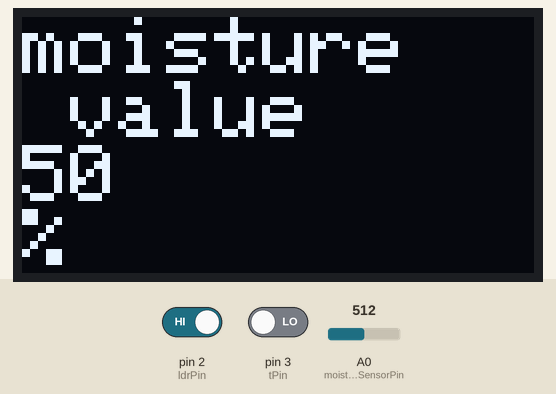
Bench run of a sketch on a simulated Arduino Uno, built with avr-gcc and run on an emulated ATmega328P. Parts: 128×64 one-colour display. The test bench sets the inputs (shaded band); at power-on: A0 (moistureSensorPin) = 512, pin 2 (ldrPin) HIGH, pin 3 (tPin) LOW.

Above: at 2.1 s.
2.2 s: A0 (moistureSensorPin) set to 538
At 4.8 s:
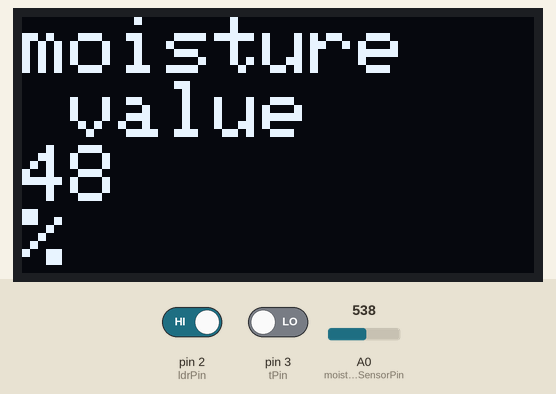
5.2 s: pin 2 (ldrPin) driven LOW
At 7.9 s:
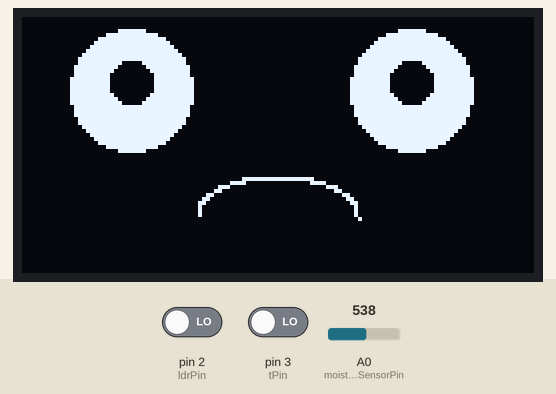
8.2 s: A0 (moistureSensorPin) set to 306
At 9.9 s:
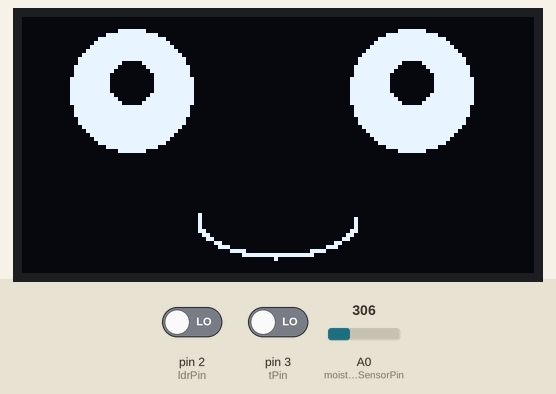
10.8 s: pin 3 (tPin) driven HIGH
At 14.3 s:
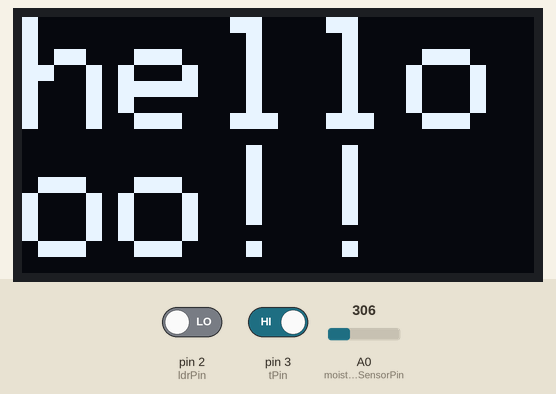
15.6 s: pin 2 (ldrPin) driven HIGH
At 20.2 s:
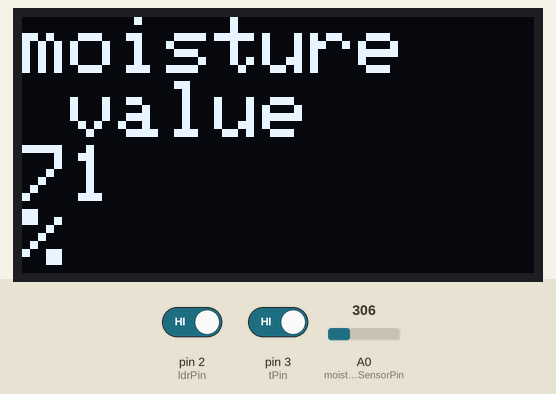
20.4 s: A0 (moistureSensorPin) set to 170
At 23.1 s:
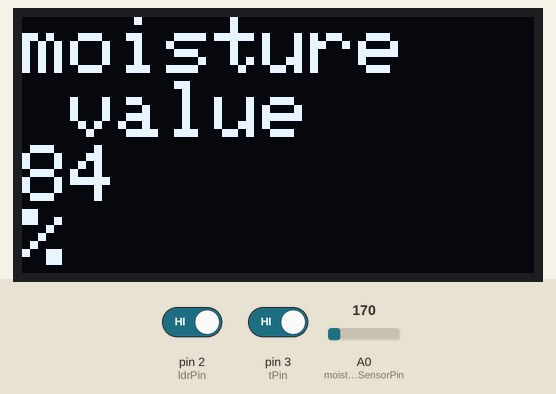
Timing chart, 0 to 24.6 s (numbered marks = the images above; inputs shaded):
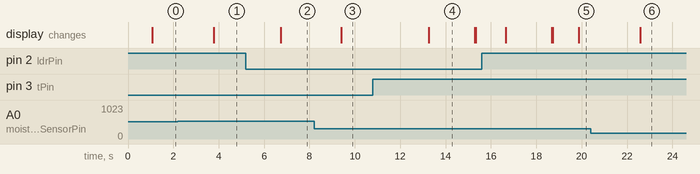

The sketch:

plantmaincode.ino
```cpp
 #include <Wire.h>
#include <Adafruit_GFX.h>
#include <Adafruit_SSD1306.h>

#define SCREEN_WIDTH 128
#define SCREEN_HEIGHT 64

const int ldrPin = 2; // LDR sensor pin
const int tPin = 3; // touch sensor pin
const int moistureSensorPin = A0;//moisture sensor


// Initialize with the I2C address of your OLED display (usually 0x3C)
Adafruit_SSD1306 display(SCREEN_WIDTH, SCREEN_HEIGHT, &Wire, -1);
bool eyesClosed = false; // Flag to track eyes blinking

void setup() {
  // Initialize the OLED display
  if (!display.begin(SSD1306_SWITCHCAPVCC, 0x3C)) {
    Serial.println(F("SSD1306 allocation failed"));
    for (;;)
      ;
  }

  // Initialize PIR sensor pin
  pinMode(ldrPin, INPUT);
   pinMode(tPin, INPUT);

  // Clear the display buffer
  display.clearDisplay();
}

void loop() {
  // Read PIR sensor value
  int ldrValue = digitalRead(ldrPin);//ldr ke liye
  int tValue = digitalRead(tPin);//touch sensor ke liye
  int sensorValue = analogRead(moistureSensorPin);//moisture sensor ke liye
  int moisturePercentage = map(sensorValue, 0, 1023, 100, 0); // Map the analog value to a percentage

  Serial.print("Moisture Level: ");
  Serial.print(moisturePercentage);
  Serial.println("%");
  delay(1000); // Delay for a second before taking the next reading

  if (ldrValue == 0) {
    // Human detected, show smiley face
    if (moisturePercentage >70){
    display.clearDisplay();
    drawSmiley();
    delay(100);
    ///////////////////////////////
    if (tValue == HIGH)
    {
      display.clearDisplay();
      display.begin(SSD1306_SWITCHCAPVCC, 0x3C);
      display.clearDisplay();

  // Set text size and color
      display.setTextSize(4);
      display.setTextColor(SSD1306_WHITE);

  // Set initial cursor position
      display.setCursor(0, 0);

  // Display a message before drawing the heart
      display.println("hellooo!!");
      display.display();
      delay(2000); // Wait 2 seconds before drawing

  // Clear the display
      display.clearDisplay();
      display.display();
  // Draw the heart shape

  drawHeartShape();
    }}
//////////////////////////////////////////////////////////////////
    else{
      display.clearDisplay();
      sadFunction();
      delay(200);
    }
  } else {
    // No human detected, show sad face
    display.clearDisplay();
    display.setTextSize(2);
    display.setTextColor(SSD1306_WHITE);
  // Set initial cursor position
      display.setCursor(0, 0);
  // Display a message before drawing the heart
      display.println("moisture   value ");
      display.println(moisturePercentage);
      display.println("%");
      display.display();
      delay(200); // Wait 2 seconds before drawing
  }

  // Refresh the display
  display.display();
  delay(100); // Add a small delay
}

// Function to draw a smiley face on the display
void drawSmiley() {
  // Draw eyes
  display.fillCircle(27, 18, 15, WHITE); // Left eye
  display.fillCircle(97, 18, 15, WHITE); // Right eye

  // Draw smile
  for (int i = 0; i < 180; i++) {
    int x = 64 + cos((i - 180) * 0.0174533) * 20; // 0.0174533 = Degrees to radians conversion
    int y = 50 - sin((i - 180) * 0.0174533) * 10;
    display.drawPixel(x, y, WHITE);
  }

  // Draw small circles for eyes (eye balls) when eyes are open
  if (!eyesClosed) {
    display.fillCircle(27, 16, 5, BLACK); // Left eye ball
    display.fillCircle(97, 16, 5, BLACK); // Right eye ball
  }
}

// Function to draw a sad face on the display
void sadFunction() {
  // Draw eyes
  display.fillCircle(27, 18, 15, WHITE); // Left eye
  display.fillCircle(97, 18, 15, WHITE); // Right eye

  // Draw frown
  for (int i = 0; i < 180; i++) {
    int x = 64 + cos((i - 0) * 0.0174533) * 20; // 0.0174533 = Degrees to radians conversion
    int y = 50 - sin((i - 0) * 0.0174533) * 10;
    display.drawPixel(x, y, WHITE);
  }

  // Draw small circles for eyes (eye balls) when eyes are open
  if (!eyesClosed) {
    display.fillCircle(27, 16, 5, BLACK); // Left eye ball
    display.fillCircle(97, 16, 5, BLACK); // Right eye ball
  }
}

void drawHeartShape() {//this is for heart shape
  int x0 = SCREEN_WIDTH / 2;
  int y0 = SCREEN_HEIGHT / 2;

  display.fillTriangle(x0 - 18, y0 - 10, x0 + 18, y0 - 10, x0, y0 + 15, SSD1306_WHITE);
  display.fillCircle(x0 - 7, y0 - 7, 10, SSD1306_WHITE);
  display.fillCircle(x0 + 7, y0 - 7, 10, SSD1306_WHITE);

  display.display();
}
```

Measured:
- the behaviour switches between 521 and 522 on A0 (moistureSensorPin) (found by bisection; images 0 and 1)
- after the input at 2.2 s, the display: changes after 1.6 s (image 1)
- after the input at 5.2 s, the display: changes after 1.5 s (image 2)
- after the input at 8.2 s, the display: changes after 1.2 s (image 3)
- after the input at 10.8 s, the display: changes after 2.5 s (image 4)
- after the input at 15.6 s, the display: first differs from a run without the input after 4.3 s (image 5)
- after the input at 20.4 s, the display: changes after 2.2 s (image 6)
